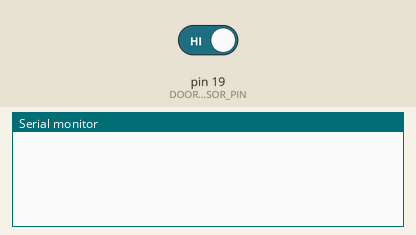
Bench run of a sketch on a simulated Arduino Uno, built with avr-gcc and run on an emulated ATmega328P. Shown: the last lines printed to the serial monitor. The test bench sets the inputs (shaded band); at power-on: pin 19 (DOOR_SENSOR_PIN) HIGH.

Above: at 1.2 s.
1.3 s: pin 19 (DOOR_SENSOR_PIN) driven LOW
At 2.3 s:
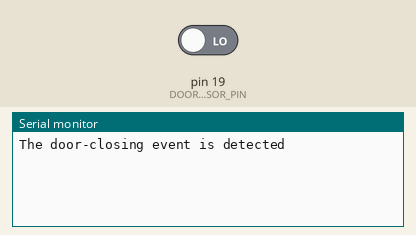
2.8 s: pin 19 (DOOR_SENSOR_PIN) driven HIGH
At 3.4 s:
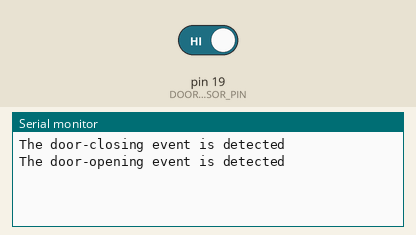

Measured:
- after the input at 1.3 s, the serial monitor: prints a new line at once (image 1)
- after the input at 2.8 s, the serial monitor: prints a new line at once (image 2)

The sketch:

Door_Switch_V1_Testing.ino
```cpp
const int DOOR_SENSOR_PIN = 19;  // Arduino pin connected to door sensor's pin

int currentDoorState; // current state of door sensor
int lastDoorState;    // previous state of door sensor

void setup() {
  Serial.begin(9600);                     // initialize serial
  pinMode(DOOR_SENSOR_PIN, INPUT_PULLUP); // set arduino pin to input pull-up mode

  currentDoorState = digitalRead(DOOR_SENSOR_PIN); // read state
}

void loop() {
  lastDoorState = currentDoorState;              // save the last state
  currentDoorState  = digitalRead(DOOR_SENSOR_PIN); // read new state

  if (lastDoorState == LOW && currentDoorState == HIGH) { // state change: LOW -> HIGH
    Serial.println("The door-opening event is detected");
    // TODO: turn on alarm, light or send notification ...
  }
  else
  if (lastDoorState == HIGH && currentDoorState == LOW) { // state change: HIGH -> LOW
    Serial.println("The door-closing event is detected");
    // TODO: turn off alarm, light or send notification ...
  }
}
```
